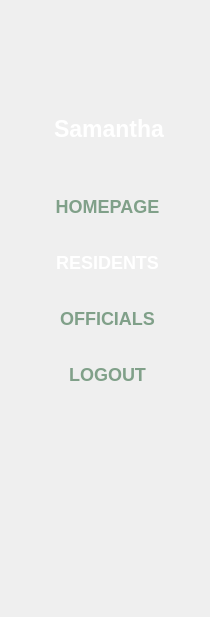
     <widget class="QFrame" name="menu_container">
      <property name="minimumSize">
       <size>
        <width>201</width>
        <height>617</height>
       </size>
      </property>
      <property name="maximumSize">
       <size>
        <width>210</width>
        <height>16777215</height>
       </size>
      </property>
      <property name="styleSheet">
       <string notr="true">border: none;</string>
      </property>
      <property name="frameShape">
       <enum>QFrame::StyledPanel</enum>
      </property>
      <property name="frameShadow">
       <enum>QFrame::Raised</enum>
      </property>
      <layout class="QVBoxLayout" name="verticalLayout">
       <item>
        <widget class="QFrame" name="frame_3">
         <property name="minimumSize">
          <size>
           <width>196</width>
           <height>151</height>
          </size>
         </property>
         <property name="maximumSize">
          <size>
           <width>16777215</width>
           <height>151</height>
          </size>
         </property>
         <property name="layoutDirection">
          <enum>Qt::LeftToRight</enum>
         </property>
         <property name="frameShape">
          <enum>QFrame::StyledPanel</enum>
         </property>
         <property name="frameShadow">
          <enum>QFrame::Raised</enum>
         </property>
         <layout class="QVBoxLayout" name="verticalLayout_2">
          <item>
           <widget class="QFrame" name="frame">
            <property name="minimumSize">
             <size>
              <width>0</width>
              <height>80</height>
             </size>
            </property>
            <property name="frameShape">
             <enum>QFrame::StyledPanel</enum>
            </property>
            <property name="frameShadow">
             <enum>QFrame::Raised</enum>
            </property>
            <layout class="QHBoxLayout" name="horizontalLayout_2">
             <item>
              <widget class="QLabel" name="staff_image">
               <property name="minimumSize">
                <size>
                 <width>60</width>
                 <height>60</height>
                </size>
               </property>
               <property name="maximumSize">
                <size>
                 <width>80</width>
                 <height>80</height>
                </size>
               </property>
               <property name="layoutDirection">
                <enum>Qt::LeftToRight</enum>
               </property>
               <property name="text">
                <string/>
               </property>
               <property name="pixmap">
                <pixmap>../images&amp;icon/user.png</pixmap>
               </property>
               <property name="scaledContents">
                <bool>true</bool>
               </property>
              </widget>
             </item>
            </layout>
           </widget>
          </item>
          <item>
           <widget class="QLabel" name="staff_username">
            <property name="font">
             <font>
              <pointsize>17</pointsize>
              <bold>true</bold>
             </font>
            </property>
            <property name="styleSheet">
             <string notr="true">color: white;</string>
            </property>
            <property name="text">
             <string>&lt;html&gt;&lt;head/&gt;&lt;body&gt;&lt;p align=&quot;center&quot;&gt;Samantha&lt;/p&gt;&lt;/body&gt;&lt;/html&gt;</string>
            </property>
           </widget>
          </item>
         </layout>
        </widget>
       </item>
       <item>
        <widget class="QFrame" name="frame_4">
         <property name="styleSheet">
          <string notr="true">QPushButton{
color: rgb(128, 160, 137);
font-size: 18px;
font-weight: bold;
text-align: center;
cursor: pointer;
}

QPushButton:hover{
color: white;
}</string>
         </property>
         <property name="frameShape">
          <enum>QFrame::StyledPanel</enum>
         </property>
         <property name="frameShadow">
          <enum>QFrame::Raised</enum>
         </property>
         <layout class="QVBoxLayout" name="verticalLayout_3">
          <property name="bottomMargin">
           <number>200</number>
          </property>
          <item>
           <widget class="QPushButton" name="homepage_button">
            <property name="minimumSize">
             <size>
              <width>175</width>
              <height>41</height>
             </size>
            </property>
            <property name="cursor">
             <cursorShape>PointingHandCursor</cursorShape>
            </property>
            <property name="styleSheet">
             <string notr="true"/>
            </property>
            <property name="text">
             <string>HOMEPAGE</string>
            </property>
           </widget>
          </item>
          <item>
           <widget class="QPushButton" name="resident_button">
            <property name="minimumSize">
             <size>
              <width>175</width>
              <height>41</height>
             </size>
            </property>
            <property name="cursor">
             <cursorShape>PointingHandCursor</cursorShape>
            </property>
            <property name="styleSheet">
             <string notr="true">color: white;</string>
            </property>
            <property name="text">
             <string>RESIDENTS</string>
            </property>
           </widget>
          </item>
          <item>
           <widget class="QPushButton" name="official_button">
            <property name="minimumSize">
             <size>
              <width>175</width>
              <height>41</height>
             </size>
            </property>
            <property name="cursor">
             <cursorShape>PointingHandCursor</cursorShape>
            </property>
            <property name="text">
             <string>OFFICIALS</string>
            </property>
           </widget>
          </item>
          <item>
           <widget class="QPushButton" name="logout_button">
            <property name="minimumSize">
             <size>
              <width>175</width>
              <height>41</height>
             </size>
            </property>
            <property name="cursor">
             <cursorShape>PointingHandCursor</cursorShape>
            </property>
            <property name="text">
             <string>LOGOUT</string>
            </property>
           </widget>
          </item>
         </layout>
        </widget>
       </item>
      </layout>
     </widget>
